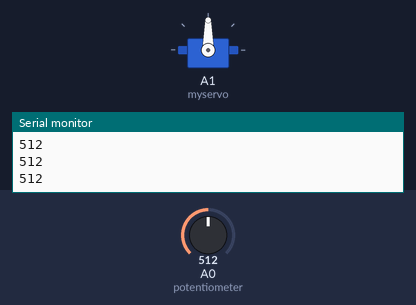
Bench run of a sketch on a simulated Arduino Uno, built with avr-gcc and run on an emulated ATmega328P. On the bench: servo, the last lines printed to the serial monitor. Inputs (shaded band) come from the test bench; at power-on: A0 (potentiometer) = 512.

Above: at 1.2 s.
1.3 s: A0 (potentiometer) set to 716
At 2.5 s:
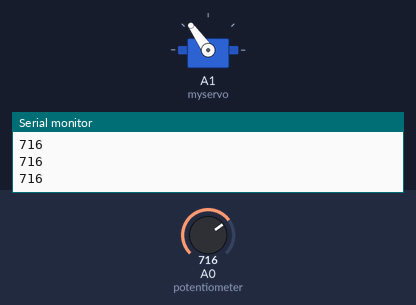
2.8 s: A0 (potentiometer) set to 900
At 3.8 s:
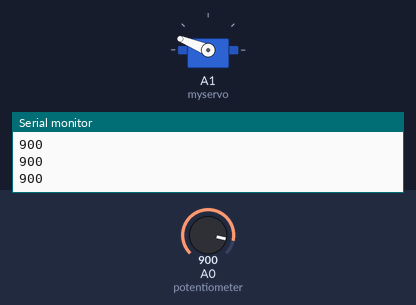
4.3 s: A0 (potentiometer) set to 1023
At 5.1 s:
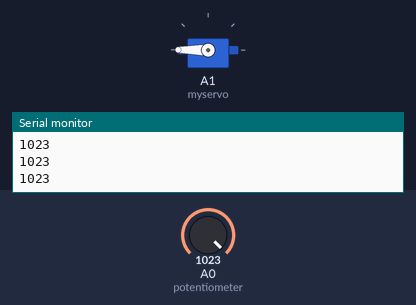
5.8 s: A0 (potentiometer) set to 306
At 6.4 s:
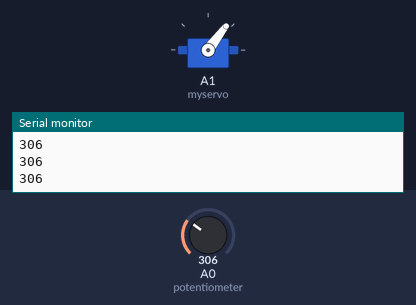
7.3 s: A0 (potentiometer) set to 122
At 7.7 s:
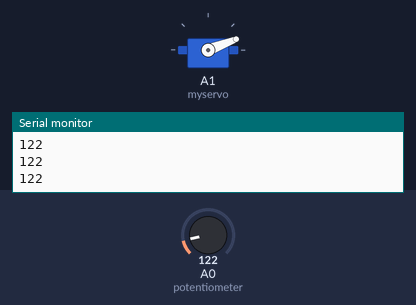
8.8 s: A0 (potentiometer) set to 0
At 10.2 s:
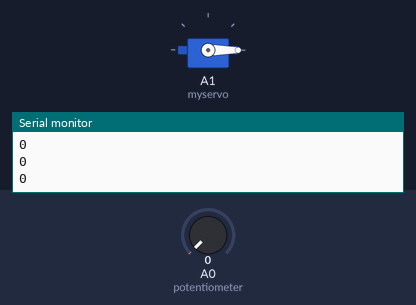
Timing chart, 0 to 11.3 s (numbered marks = the images above; inputs shaded):
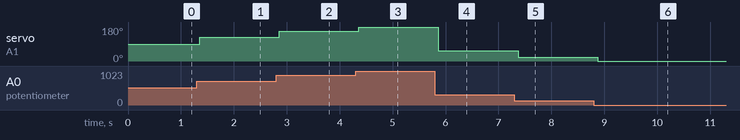

The sketch:

arduino1.ino
```cpp
//including servo library
#include<Servo.h>
Servo myservo;//creating servo object
int val;// decalring val variable
void setup()
{
  pinMode(A1,OUTPUT);
  pinMode(A0,INPUT);
  Serial.begin(9600);// connecting with serial monitor
  myservo.attach(A1);//attach servo object with serial pin A0
}

void loop()
{
  val=analogRead(A0);//reading signal value from potentiometer
  Serial.println(val);// printing value in serial monitor
  val=map(val,0,1023,0,180);//mapping value to degree format
  myservo.write(val);//giving these value to servo motor for movement
  delay(150);// delay for motion of servo
}
```

Measured:
- after the input at 1.3 s, servo on A1 (myservo): 90° → 125° after 0.05 s
- after the input at 2.8 s, servo on A1 (myservo): 125° → 158° after 0.06 s
- after the input at 4.3 s, servo on A1 (myservo): 158° → 180° after 0.06 s
- after the input at 5.8 s, servo on A1 (myservo): 180° → 53° after 0.07 s
- after the input at 7.3 s, servo on A1 (myservo): 53° → 21° after 0.07 s
- after the input at 8.8 s, servo on A1 (myservo): 21° → 0° after 0.07 s
